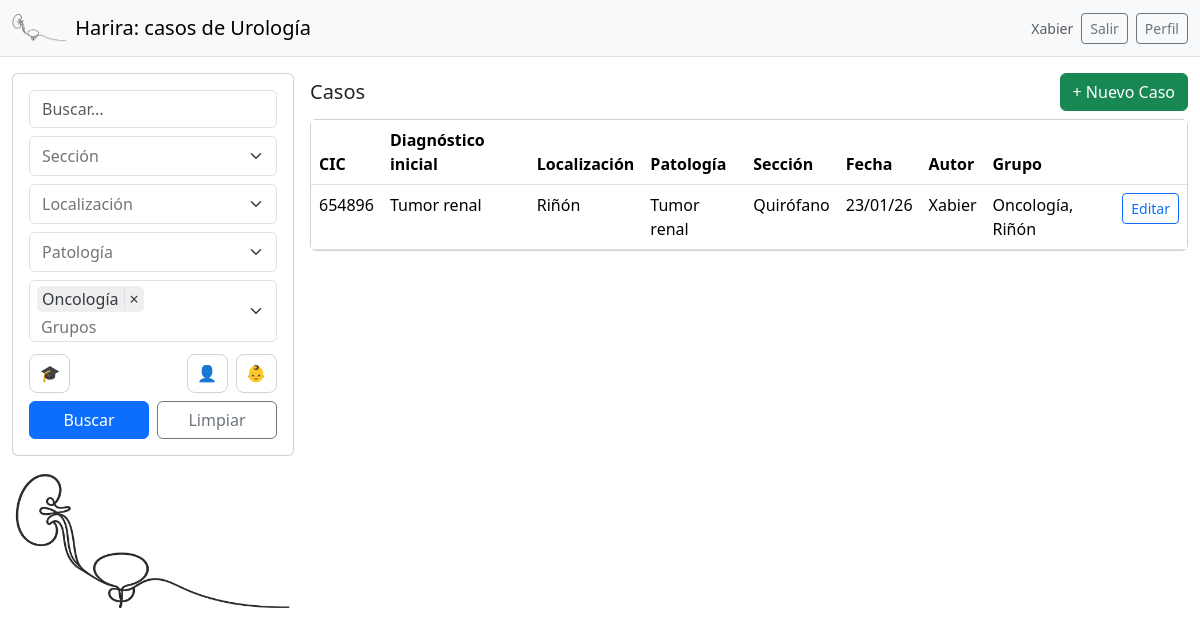
Screenshot of /?groups=11 (signed in) with the database file from the repository.
### cases/models.py (models this page shows, shortened)
class Case(models.Model):
    class AgeGroup(models.TextChoices):
        ADULTA = "adulta", "Adulta"
        PEDIATRICA = "pediatrica", "Pediátrica"
    cic = models.CharField(max_length=50, blank=True)
    centro_medico = models.CharField(max_length=150, blank=True)
    fecha = models.DateField(null=True, blank=True)
    grupo_edad = models.CharField(max_length=20, choices=AgeGroup.choices, default=AgeGroup.ADULTA)
    created_by = models.ForeignKey(
        settings.AUTH_USER_MODEL,
        null=True, blank=True,
        on_delete=models.SET_NULL,
        related_name="cases_created",
    )
    secciones = models.ManyToManyField(
        Tag, related_name="cases_seccion", blank=True,
        limit_choices_to={"kind": Tag.Kind.SECCION}
    )
    localizaciones = models.ManyToManyField(
        Tag, related_name="cases_localizacion", blank=True,
        limit_choices_to={"kind": Tag.Kind.LOCALIZACION}
    )
    patologias = models.ManyToManyField(
        Tag, related_name="cases_patologia", blank=True,
        limit_choices_to={"kind": Tag.Kind.PATOLOGIA}
    )
    diagnostico_inicial = models.TextField(blank=True)
    comentarios = models.TextField(blank=True)
    publicado = models.BooleanField(default=False)
    publicado_en = models.CharField(max_length=200, blank=True)
    pruebas_imagen = models.JSONField(default=list, blank=True)     # p.ej. ["TC", "RM"]
    procedimientos = models.JSONField(default=list, blank=True)
    interes_docente = models.BooleanField(default=False)
    shared_groups = models.ManyToManyField(
        Group,
        blank=True,
        related_name="cases",   # IMPORTANTE para contar casos fácil
    )
    created_by = models.ForeignKey(settings.AUTH_USER_MODEL, on_delete=models.SET_NULL, null=True, related_name="cases_created")
    created_at = models.DateTimeField(auto_now_add=True)
    class Meta:
        ordering = ["-fecha", "-created_at"]
    shared_groups = models.ManyToManyField(
        Group,
        blank=True,
        related_name="shared_cases",
    )

class Tag(models.Model):
    class Kind(models.TextChoices):
        SECCION = "seccion", "Sección"
        LOCALIZACION = "localizacion", "Localización"
        PATOLOGIA = "patologia", "Patología"
        SEMIOLOGIA = "semiologia", "Semiología"
    name = models.CharField(max_length=120)
    kind = models.CharField(max_length=30, choices=Kind.choices)
    class Meta:
        unique_together = ("name", "kind")
        ordering = ["kind", "name"]

### cases/views.py (the view, shortened to what this page needs)
# urls.py: path("", views.case_list, name="case_list"),
@login_required
def case_list(request):
    selected = {
        "seccion": request.GET.getlist("seccion"),
        "localizacion": request.GET.getlist("localizacion"),
        "patologia": request.GET.getlist("patologia"),
        "groups": request.GET.getlist("groups"),
        "docente": request.GET.get("docente"),
        "edad": request.GET.get("edad") or "",
    }
    edad = request.GET.get("edad") or "adulta"
    selected["edad"] = edad
    user_groups = request.user.groups.all()
    qs = Case.objects.filter(
            Q(created_by=request.user) |
            Q(shared_groups__in=request.user.groups.all())
        ).distinct()
    q = request.GET.get("q", "").strip()
    secciones_ids = request.GET.getlist("seccion")
    if secciones_ids:
        qs = qs.filter(secciones__id__in=secciones_ids)
    localizaciones_ids = request.GET.getlist("localizacion")
    if localizaciones_ids:
        qs = qs.filter(localizaciones__id__in=localizaciones_ids)
    patologias_ids = request.GET.getlist("patologia")
    if patologias_ids:
        qs = qs.filter(patologias__id__in=patologias_ids)
    group_ids = request.GET.getlist("groups")
    if group_ids:
        qs = qs.filter(shared_groups__id__in=group_ids)
    docente = request.GET.get("docente")
    if docente in ("1", "true", "True", "on"):
        qs = qs.filter(interes_docente=True)
    qs = qs.distinct().order_by("-fecha", "-id")
    edad = request.GET.get("edad")
    selected["edad"] = edad
    if edad == "adulta":
        qs = qs.filter(grupo_edad__in=["adulta", "Adulta"])
    elif edad == "pediatrica":
        qs = qs.filter(grupo_edad__in=["pediatrica", "Pediatrica", "Pediátrica"])
    ctx = {
        "cases": qs,
        "q": q,
        "secciones": Tag.objects.filter(kind=Tag.Kind.SECCION),
        "localizaciones": Tag.objects.filter(kind=Tag.Kind.LOCALIZACION),
        "patologias": Tag.objects.filter(kind=Tag.Kind.PATOLOGIA),
        "my_groups": request.user.groups.all().order_by("name"),
        "selected": {
            "seccion": request.GET.getlist("seccion"),
            "localizacion": request.GET.getlist("localizacion"),
            "patologia": request.GET.getlist("patologia"),
            "groups": group_ids,
            "docente": docente,
            "edad": edad,
        }
    }
    return render(request, "cases/case_list.html", ctx)

### templates/cases/case_list.html (shortened to what this page needs)
{% extends "base.html" %}
{% load static %}
{% block content %}
<div class="row g-3">
  <div class="col-12 col-lg-3">
    <div class="card">
      <div class="card-body">
        <form id="filtersForm" method="get" class="d-grid gap-2">
          <input class="form-control" name="q" placeholder="Buscar..." value="{{ q }}">
            <div class="d-flex align-items-center justify-content-between mt-1">
              <button type="button"
                      id="toggleDocente"
                      class="icon-btn {% if selected.docente %}is-active{% endif %}"
                      title="Interés docente">🎓</button>
              <div class="d-flex gap-2">
                <button type="button" id="ageAdult"
                        class="icon-btn {% if selected.edad == 'adulta' %}is-active{% endif %}"
                        title="Adulto">👤</button>
                <button type="button" id="ageChild"
                        class="icon-btn {% if selected.edad == 'pediatrica' %}is-active{% endif %}"
                        title="Pediátrica">👶</button>
              </div>
            </div>
          <div class="d-flex gap-2">
            <button class="btn btn-primary w-100" type="submit">Buscar</button>
            <a class="btn btn-outline-secondary w-100" href="{% url 'case_list' %}">Limpiar</a>
          </div>
        </form>
      </div>
    </div>
    <div class="mt-3 w-100 d-none d-lg-block">
      <a href="{% url 'case_list' %}" class="d-block w-100">
        <img
          src="{% static 'img/logo.png' %}"
          alt="Harira"
          style="width:100%; height:auto; display:block; border-radius:12px;"
        >
      </a>
    </div>
  </div>
  <div class="col-12 col-lg-9">
    <div class="d-flex justify-content-between align-items-center mb-2">
      <h5 class="mb-0">Casos</h5>
      <a class="btn btn-success" href="{% url 'case_create' %}">+ Nuevo Caso</a>
    </div>
    <div class="card">
      <div class="table-responsive">
        <table class="table table-hover mb-0">
          <thead>
            <tr>
              <th>CIC</th>
              <th>Diagnóstico inicial</th>
              <th>Localización</th>
              <th>Patología</th>
              <th>Sección</th>
              <th>Fecha</th>
              <th>Autor</th>
              <th>Grupo</th>
              <th></th>
            </tr>
          </thead>
          <tbody>
            {% for c in cases %}
              <tr>
                <td>{{ c.cic }}</td>
                <td class="text-truncate" style="max-width:260px">{{ c.diagnostico_inicial }}</td>
                <td>{% for t in c.localizaciones.all %}{{ t.name }}{% if not forloop.last %}, {% endif %}{% endfor %}</td>
                <td>{% for t in c.patologias.all %}{{ t.name }}{% if not forloop.last %}, {% endif %}{% endfor %}</td>
                <td>{% for t in c.secciones.all %}{{ t.name }}{% if not forloop.last %}, {% endif %}{% endfor %}</td>
                <td>{{ c.fecha|date:"d/m/y" }}</td>
                <td>{% if c.created_by %}{{ c.created_by.username }}{% else %} - {% endif %}</td>
                <td>{% for g in c.shared_groups.all %}{{ g.name }}{% if not forloop.last %}, {% endif %}{% empty %} - {% endfor %}</td>
                <td><a class="btn btn-sm btn-outline-primary" href="{% url 'case_edit' c.id %}">Editar</a></td>
              </tr>
            {% empty %}
              <tr><td colspan="7" class="text-muted">No hay casos</td></tr>
            {% endfor %}
          </tbody>
        </table>
      </div>
    </div>
  </div>
</div>
{% endblock %}

### templates/base.html (shortened to what this page needs)
{% load static %}
<!doctype html>
<html lang="es">
<head>
  <link href="https://cdn.jsdelivr.net/npm/bootstrap@5.3.3/dist/css/bootstrap.min.css" rel="stylesheet">
  <link rel="stylesheet" href="{% static 'vendor/tom-select/tom-select.bootstrap5.min.css' %}">
</head>
<body>
  <nav class="navbar navbar-light bg-light border-bottom">
    <div class="container-fluid">
      <a class="navbar-brand d-flex align-items-center gap-2" href="{% url 'case_list' %}">
        <img src="{% static 'img/logo.png' %}" height="28" class="d-inline-block align-text-top">
        <span>Harira: casos de Urología</span>
      </a>
      {% if user.is_authenticated %}
        <div class="d-flex gap-2">
          <span class="text-muted small align-self-center">{{ user.username }}</span>
          <form method="post" action="{% url 'logout' %}" class="d-inline">
            <button class="btn btn-outline-secondary btn-sm" type="submit">Salir</button>
          </form>
          <a class="btn btn-outline-secondary btn-sm" href="{% url 'profile' %}">Perfil</a>
        </div>
      {% endif %}
    </div>
  </nav>
  <main class="container-fluid py-3">
    {% block content %}{% endblock %}
  </main>
</body>
</html>

### templates/base.html (style rules this page uses)
.icon-btn { display: inline-flex; align-items: center; gap: .4rem; padding: .4rem .6rem; border: 1px solid #cfd4da; border-radius: .6rem; cursor: pointer; user-select: none; background: #fff; }
.icon-btn { display:inline-flex; align-items:center; gap:.5rem; padding:.4rem .6rem; border:1px solid rgba(0,0,0,.15); border-radius:.5rem; background:#fff; }
.icon-btn { border-color: #cfd4da !important; background: #fff !important; color: inherit !important; }

### rows the page displays
Case: cic "654896", diagnostico_inicial "Tumor renal", fecha "23/01/26", created_by.username "Xabier"
Tag: name "Riñón"
Tag: name "Tumor renal"
Tag: name "Quirófano"

### other values shown
{{ user.username }} "Xabier"
{{ g.name }} "Oncología"
{{ g.name }} "Riñón"
